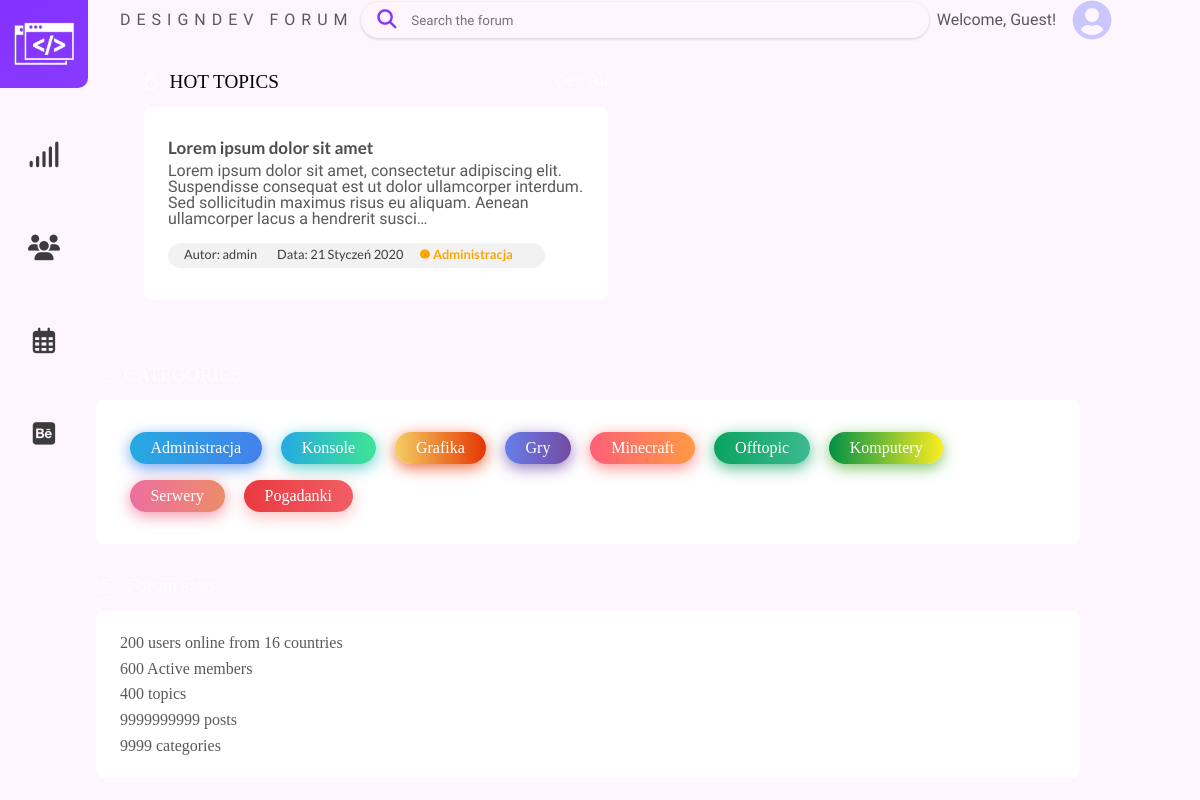
The app's page /topics/category/1/, older data.
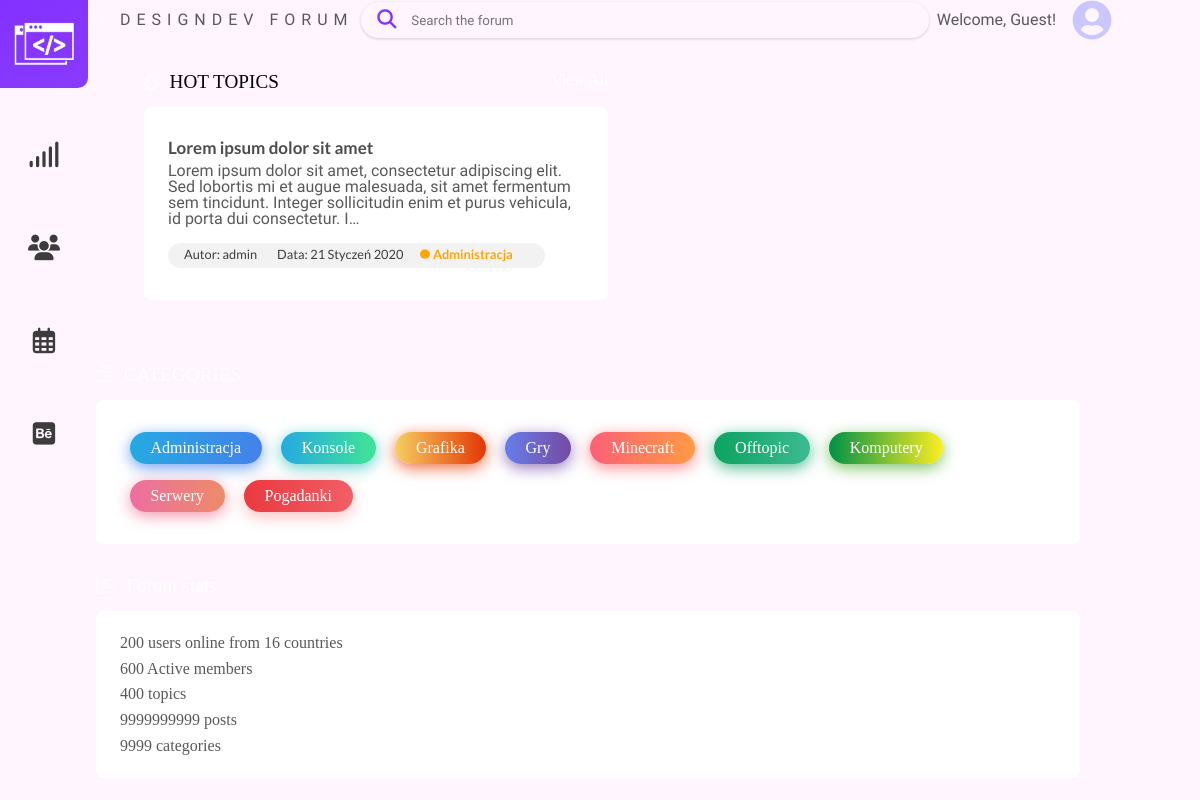
The same page, newer data.
### forum/models.py (models this page shows, shortened)
class Topic(models.Model):
    title = models.CharField(max_length=100)
    date_posted = models.DateTimeField(default=timezone.now)
    author = models.ForeignKey(User, on_delete=models.CASCADE)
    category = models.ForeignKey(Categories, on_delete=models.CASCADE)
    content = models.TextField(default="")

class Categories(models.Model):
    title = models.CharField(max_length=100)
    def __str__(self):
        return self.title

### forum/views.py (the view)
# urls.py: path('topics/category/<int:pk>/', CategoryTopicListView.as_view(), name='topic-category'),
class CategoryTopicListView(ListView):
    model = Topic
    template_name = 'forum/topic_category.html'
    context_object_name = 'topic_obj'
    paginate_by = 5
    def get_context_data(self, *, object_list=None, **kwargs):
        context = super(CategoryTopicListView, self).get_context_data(**kwargs)
        context['categories_obj'] = Categories.objects.all()
        context['topic_obj'] = Topic.objects.filter(category_id=self.kwargs.get('pk')).order_by('-date_posted')
        return context

### forum/templates/forum/topic_category.html
{% extends 'forum/base.html' %}
{% block content %}
<div class="hot-topics">
    <header class="hot-topics__header">
        <i class="fas fa-burn"></i>
        <h1>HOT TOPICS</h1>
        <a href="#" class="hot-topics__header__button">View All</a>
    </header>
    <ul class="hot-topics__list">
        {% for post in topic_obj %}
        <li class="hot-topics__topic">
            <h2 class="hot-topics__topic__header"><a href="{% url 'topic-detail' post.id %}">{{ post.title }}</a></h2>
            <p class="hot-topics__topic__desc">{{ post.content|truncatechars:200 }}</p>
            <ul class="hot-topics__topic__statistics">
                <div class="hot-topics__topic__statistics__container">
                    <li>Autor: {{ post.author }}</li>
                    <li>Data: {{ post.date_posted|date:'d F Y'}}</li>
                    <li class="section-mark">{{ post.category }}</li>
                </div>
            </ul>
        </li>
        {% endfor %}
    </ul>
</div>
<div class="section__main__content__separator"></div>
<div class="section__main__content__right">
    <div class="categories">
        <header class="categories__header">
            <i class="fas fa-align-right"></i>
            <h1>CATEGORIES</h1>
        </header>
        <ul class="categories__list">
            {% for category in categories_obj %}
            <li class="categories__category"><a href="{% url 'topic-category' category.id %}">{{ category.title }}</a></li>
            {% endfor %}
        </ul>
    </div>
    <div class="stats">
        <header class="stats__header">
            <i class="fas fa-chart-bar"></i>
            <h1>Forum stats</h1>
        </header>
        <ul class="stats__list">
            <li class="stats__statistic">200 users online from 16 countries</li>
            <li class="stats__statistic">600 Active members</li>
            <li class="stats__statistic">400 topics</li>
            <li class="stats__statistic">9999999999 posts</li>
            <li class="stats__statistic">9999 categories</li>
        </ul>
    </div>
</div>
{% endblock content %}

Row changes from the older to the newer data that the page shows:
changed Topic "Lorem ipsum dolor sit amet": content "…amet, consectetur adipiscing elit. Suspendisse consequat est ut dolor ullamcorper interdum. Sed sollicitudin maximus risus eu aliquam. Aenean ullamcorper lacus a hendrerit susci…" → "…amet, consectetur adipiscing elit. Sed lobortis mi et augue malesuada, sit amet fermentum sem tincidunt. Integer sollicitudin enim et purus vehicula, id porta dui consectetur. I…"
